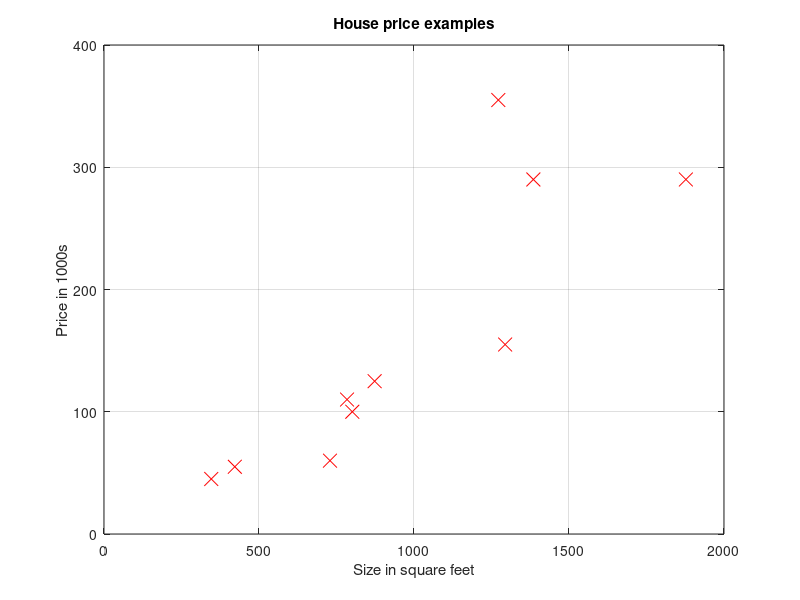

Reproduce this figure in MATLAB. (Note: this script raises an error after producing the figure.)
%--------------------------------------------------------%
% We're going to look at how the line of best fit compares
% with 3 different 'guesses' at what the constants in 
% y = mx + c
% are. We are going to call m and c theta, a vector of 
% length 2: [c; m] or [theta0; theta1].
% We will see the difference in the 'cost' of each example.
%--------------------------------------------------------%

% Set up example data
x = [1272; 1385; 1877; 1294; 873; 784; 801; 729; 422; 346];
y = [355; 290; 290; 155; 125; 110; 100; 60; 55; 45];

% Plot the data 
plot(x,y,'rx','MarkerSize',10);
axis([0,2000,0,400]);
grid on;
xlabel('Size in square feet');
ylabel('Price in 1000s');
title('House price examples');
disp('Press enter to start fitting the hypothesis to the data');
pause;

% Initialise the extra column on x, so "y = mx + c"
%  is instead "y = (c*1) + (m*x)"
%  - this means that we can use a matrix X where the first column
%  has the value 1, and the second is the x value. This makes it easier to compute. 
%  The matrix will look like this:
%
%     1  1272
%     1  1385
%     1  1877
%     .  ...
%     1  346
%
%  It has 2 columns, and the number of rows = the length of x
m = length(x);
%  ones(m,1) initialises a matrix where every value is 1, and the size
%  is m rows and 1 column
X = [(ones(m,1)),x];

% Initialise theta to some value: here we are guessing that for 
% y = mx + c, c is 0.7 and m is 0.1:
%  Rearranging this to y = (c*1) + (m*x),
% y = (0.7*1) + (0.1*x)
theta = [0.7; 0.1];

format shortG;
% See the file 'showDifferencesForGuess.m' for details
showDifferencesForGuess(X, y, theta);

% Now let's try with another example
pause;
disp('Press enter to try with another guess');
% Clear down the previous plots
close all;

% We're going to keep the y intercept, c, the same, and change the 
%  gradient of the line, m to 0.2
% y = (0.7*1) + (0.2*x)
theta = [0.7; 0.2];
showDifferencesForGuess(X, y, theta);

pause;
disp('Press enter to try with another guess');
close all;

theta = [0.7; 0.3];
showDifferencesForGuess(X, y, theta);
